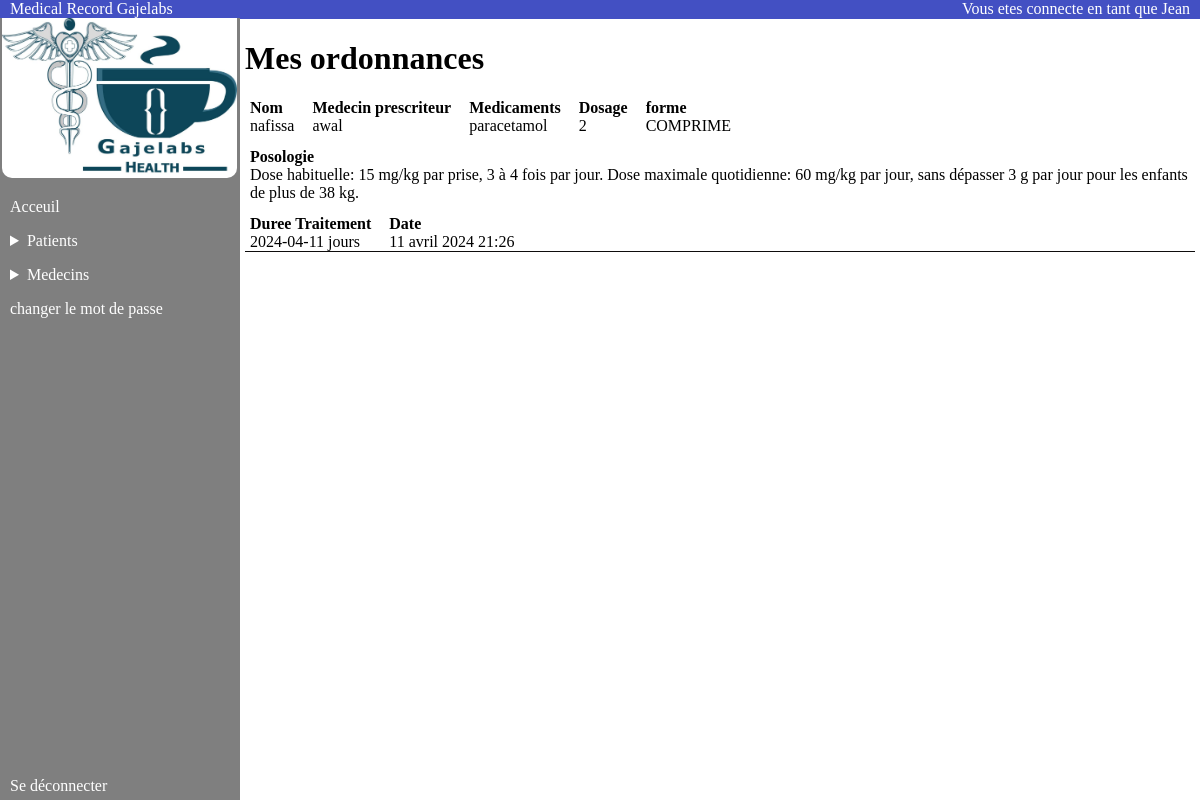
The page /list_ordonnace/4/ (signed in) on the database its author committed.
### authentication/models.py (models this page shows, shortened)
class User(AbstractUser):
    PATIENT = 'PATIENT'
    MEDECIN = 'MEDECIN'
    MASCULIN = 'M'
    FEMININ = 'F'
    ROLE_CHOICES_ONE = (
        (PATIENT,'patient'),
        (MEDECIN,'medecin'),
    )
    ROLE_CHOICES_TWO = (
        (MASCULIN,'M'),
        (FEMININ,'F'),
    )
    profile_photo = models.ImageField(verbose_name='photo de profil')
    role = models.CharField(max_length=30, choices=ROLE_CHOICES_ONE, verbose_name='rôle')
    date_naissance = models.DateField(null=True)
    sex = models.CharField(max_length=1,choices=ROLE_CHOICES_TWO,verbose_name='sexe')
    telephone = models.IntegerField(null=True)

### patient/models.py (models this page shows)
class Ordonnance(models.Model):
    patient = models.ForeignKey(User,null=True,on_delete=models.CASCADE,related_name ="patient_beneficaire")
    medecin = models.ForeignKey(settings.AUTH_USER_MODEL,on_delete=models.CASCADE,related_name="medecin_prescripteur")
    medicament_prescrits = models.ForeignKey(Medicament,null=True,on_delete=models.CASCADE,max_length=1000, verbose_name='medicaments prescrits')
    date_prescription = models.DateTimeField(auto_now_add=True,verbose_name="Date prescription")

class Medicament(models.Model):
    COMPRIME = 'COMPRIME'
    GELULES = 'GELULES'
    SIROP = 'SIROP'
    AUTRES = 'AUTRES'
    forme_medoc = ((COMPRIME,'comprimés'),(GELULES,'gélules'),(SIROP,'sirop'),(AUTRES,'autres'))
    nom_medicament = models.CharField(null=True,max_length=100,verbose_name="nom du medicament")
    Dosage = models.IntegerField(null=True)
    forme_pharmaceutique = models.CharField(max_length=100,null=True,choices=forme_medoc)
    Posologie = models.CharField(max_length=1000,null=True)
    dure_traitement = models.IntegerField(verbose_name="Duree du traitement en jours")

### patient/views.py (the view)
# urls.py: path('list_ordonnace/<int:id>/',patient.views.list_ordonnances,name='list_ordonnance'),
@login_required
def list_ordonnances(request,id):
    patient = User.objects.get(id=id)
    ordonnances = Ordonnance.objects.filter(patient=patient)
    return render(request,'patient/ordonnance_list.html',{"ordonnances":ordonnances})

### patient/templates/patient/ordonnance_list.html
{% extends 'base.html' %}
{% block content %}
<p class="headPage"><span>Vous etes connecte en tant que {{user.username}}</span></p>
<h1 class="DateRapport">Mes ordonnances</h1>
{% for ordonnance in ordonnances %}
<div class="listeRapport">
    <div class="elementRapport">
        <span class="label">Nom</span><span>{{ ordonnance.patient.first_name }}</span>
    </div>
    <div class="elementRapport">
        <span class="label">Medecin prescriteur</span><span>{{ordonnance.medecin}}</span>
    </div class="elementRapport">
    <div class="elementRapport">
        <span class="label">Medicaments</span><span>{{ordonnance.medicament_prescrits.nom_medicament}}</span>
    </div>
    <div class="elementRapport">
        <span class="label">Dosage</span><span>{{ordonnance.medicament_prescrits.Dosage}}</span>
    </div>
    <div class="elementRapport">
        <span class="label">forme</span><span>{{ordonnance.medicament_prescrits.forme_pharmaceutique}}</span>
    </div>
    <div class="elementRapport">
        <span class="label" id="Posologie">Posologie</span><span>{{ordonnance.medicament_prescrits.Posologie}}</span>
    </div>
    <div class="elementRapport">
        <span class="label">Duree Traitement</span><span>{{ordonnance.medicament_prescrits.dure_traitement}} jours</span>
    </div>
    <div class="elementRapport">
        <span class="label">Date</span><span> {{ ordonnance.date_prescription }}</span>
    </div>
</div>
<div class="DateRapport" style="border-top: 1px solid #0e0c0c;"></div>
{% endfor %}
</div>
{% endblock %}

### static/homepage.css (style rules this page uses)
body { margin: auto; }
.headPage { width: 100%; height: 19px; background-color: #4350C3; margin-top: 0; }
.headPage span { position: absolute; right: 0; margin-right: 10px; color: white; }

### static/patient_list.css (style rules this page uses)
.listeRapport { margin-left: 5px; margin-top: 8px; display: flex; flex-direction: row; flex-wrap: wrap; gap: 13px; }
.elementRapport { display: flex; flex-direction: column; margin-left: 5px; }
.DateRapport { margin-left: 5px; margin-right: 5px; }
.label { font-weight: bold; }
.elementRapport #Posologie { width: 100px; }

### rows shown on the page
User: username "Jean"
Ordonnance: patient.first_name "nafissa", medecin "awal", medicament_prescrits.nom_medicament "paracetamol", medicament_prescrits.Dosage "2", medicament_prescrits.forme_pharmaceutique "COMPRIME", medicament_prescrits.Posologie "Dose habituelle: 15 mg/kg par prise, 3 à 4 fois par jour. Dose maximale quotidienne: 60 mg/kg par jour, sans dépasser 3 g par jour pour les enfants de plus de 38 kg.", medicament_prescrits.dure_traitement "2024-04-11", date_prescription "11 avril 2024 21:26"
